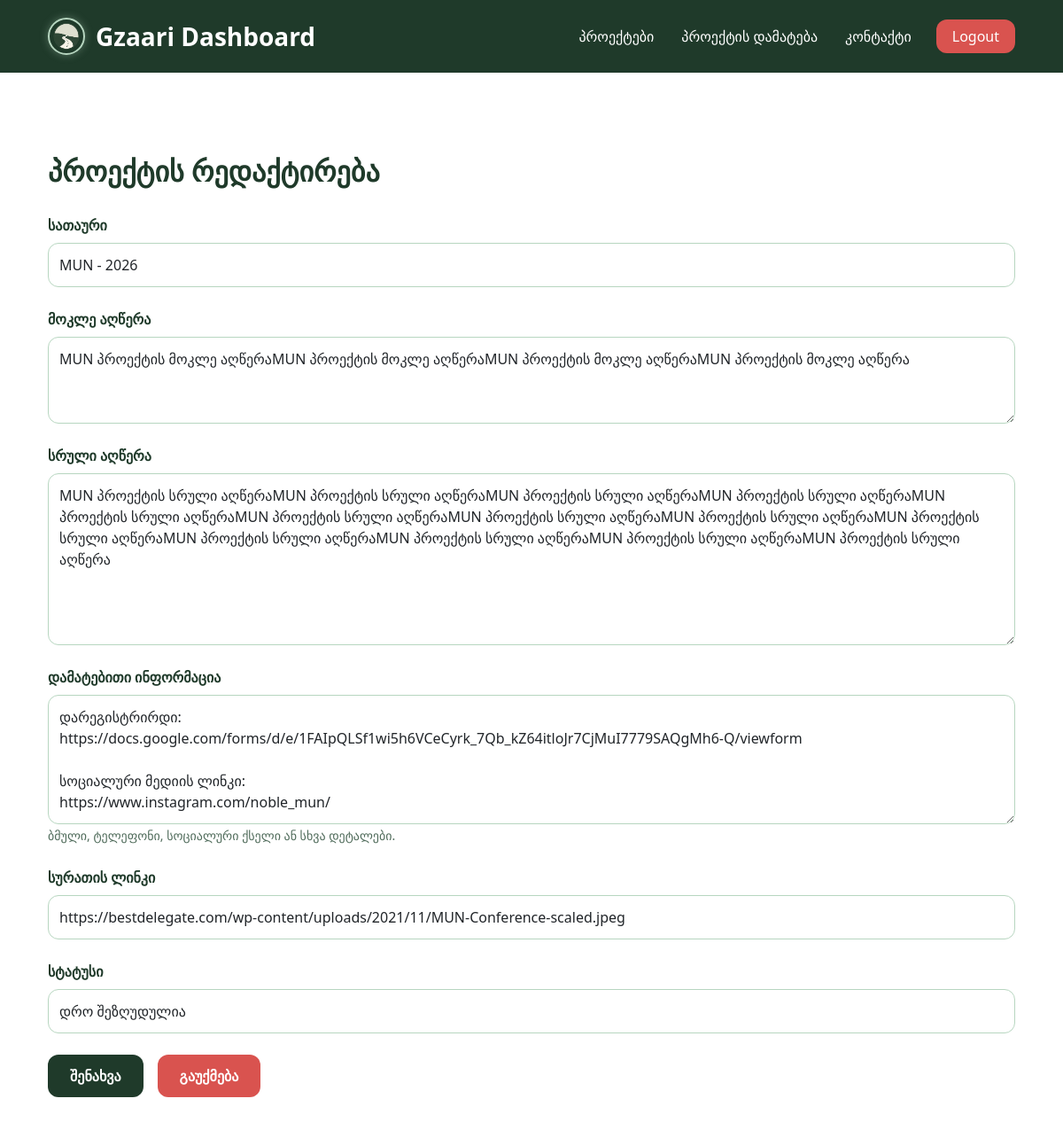
/admin/projects/1/edit (signed in), run on the app's committed database.
### app.py (models this page shows)
class Project(db.Model):
    __tablename__ = 'projects'
    id = db.Column(db.Integer, primary_key=True)
    title = db.Column(db.String)
    short_description = db.Column(db.String)
    full_description = db.Column(db.String)
    image_link = db.Column(db.String)
    project_status = db.Column(db.String)
    additional_info = db.Column(db.String)

### app.py (the view, shortened to what this page needs)
@app.route('/admin/projects/<int:project_id>/edit', methods=['GET', 'POST'])
@login_required
def edit_project(project_id):
    project = db.session.get(Project, project_id)
    if not project:
        return "Project not found", 404
    return render_template('edit_project.html', project=project)

### app.py (called while the page is built)
def login_required(f):
    @wraps(f)
    def wrapper(*args, **kwargs):
        if not session.get('logged_in'):
            return redirect(url_for('login'))
        return f(*args, **kwargs)
    return wrapper

### templates/edit_project.html (shortened to what this page needs)
{% extends "admin_base.html" %}
{% block content %}
<div class="container mt-5 mb-5">
    <div class="edit-project-card">
        <h2 class="edit-project-title">
            პროექტის რედაქტირება
        </h2>
        <form method="POST">
            <div class="mb-4">
                <label class="edit-label">
                    სათაური
                </label>
                <input class="form-control edit-input"
                       name="title"
                       value="{{ project.title }}">
            </div>
            <div class="mb-4">
                <label class="edit-label">
                    მოკლე აღწერა
                </label>
                <textarea class="form-control edit-input"
                          name="short_description"
                          rows="3">{{ project.short_description }}</textarea>
            </div>
            <div class="mb-4">
                <label class="edit-label">
                    სრული აღწერა
                </label>
                <textarea class="form-control edit-input"
                          name="full_description"
                          rows="7">{{ project.full_description }}</textarea>
            </div>
            <div class="mb-4">
                <label class="edit-label">
                    დამატებითი ინფორმაცია
                </label>
                <textarea class="form-control edit-input"
                          name="additional_info"
                          rows="5">{{ project.additional_info }}</textarea>
                <small class="edit-help">
                    ბმული, ტელეფონი, სოციალური ქსელი ან სხვა დეტალები.
                </small>
            </div>
            <div class="mb-4">
                <label class="edit-label">
                    სურათის ლინკი
                </label>
                <input class="form-control edit-input"
                       name="image_link"
                       value="{{ project.image_link }}">
            </div>
            <div class="mb-4">
                <label class="edit-label">
                    სტატუსი
                </label>
                <select class="form-control edit-input"
                        name="project_status">
                    <option value="limited"
                    {% if project.project_status == 'limited' %}selected{% endif %}>
                        დრო შეზღუდულია
                    </option>
                </select>
            </div>
            <div class="d-flex gap-3">
                <button type="submit"
                        class="edit-save-btn">
                    შენახვა
                </button>
                <a href="{{ url_for('admin_projects') }}"
                   class="edit-cancel-btn">
                    გაუქმება
                </a>
            </div>
        </form>
    </div>
</div>
{% endblock %}

### static/css/admin.css (style rules this page uses)
.edit-project-title { color:#1F3A2A; font-weight:700; margin-bottom:30px; }
.edit-label { color:#1F3A2A; font-weight:600; margin-bottom:8px; }
.edit-input { border-radius:12px; border:1px solid #B7D6C0; padding:12px; }
.edit-help { color:#4F6B5A; }
.edit-save-btn { background:#1F3A2A; color:white; border:none; padding:12px 25px; border-radius:12px; font-weight:600; }
.edit-cancel-btn { background:#D9534F; color:white; padding:12px 25px; border-radius:12px; text-decoration:none; font-weight:600; }

### data on the page
Project: title "MUN - 2026", short_description "MUN პროექტის მოკლე აღწერაMUN პროექტის მოკლე აღწერაMUN პროექტის მოკლე აღწერაMUN პროექტის მოკლე აღწერა", full_description "MUN პროექტის სრული აღწერაMUN პროექტის სრული აღწერაMUN პროექტის სრული აღწერაMUN პროექტის სრული აღწერაMUN პროექტის სრული აღწერაMUN პროექტის სრული აღწერაMUN პროექტის სრული აღწერაMUN პროექტის სრული აღწერაMUN პროექტის სრული აღწერაMUN პროექტის სრული აღწერაMUN პროექტის სრული აღწერაMUN პროექტის სრული აღწერაMUN პროექტის სრული აღწერა", additional_info "დარეგისტრირდი: https://docs.google.com/forms/d/e/1FAIpQLSf1wi5h6VCeCyrk_7Qb_kZ64itloJr7CjMuI7779SAQgMh6-Q/viewform სოციალური მედიის ლინკი: https://www.instagram.com/noble_mun/", image_link "https://bestdelegate.com/wp-content/uploads/2021/11/MUN-Conference-scaled.jpeg", project_status "დრო შეზღუდულია"
